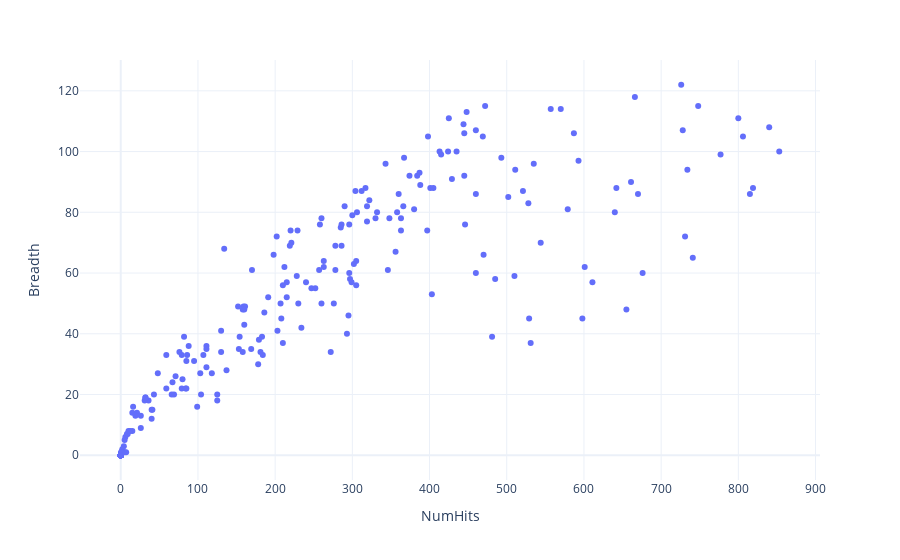

Notebook code for this chart:
### Markdown cell above
## Correlation with Number of Enriched Peptides

### Code cell
px.scatter(
    av_frame, x = 'NumHits', y = "Breadth"
)

### Figure 1 — Plotly figure (JSON) as saved in the notebook; plotly's stock layout.template omitted (floating-point values rounded to 4 significant figures; data arrays with more than 128 entries replaced by an {"elided": "..."} marker saying what was removed)
{"data": [{"hovertemplate": "NumHits=%{x}<br>Breadth=%{y}<extra></extra>", "legendgroup": "", "marker": {"color": "#636efa", "symbol": "circle"}, "mode": "markers", "name": "", "orientation": "v", "showlegend": false, "type": "scatter", "x": {"elided": "287 int values"}, "xaxis": "x", "y": {"elided": "287 int values"}, "yaxis": "y"}], "layout": {"legend": {"tracegroupgap": 0}, "margin": {"t": 60}, "xaxis": {"anchor": "y", "domain": [0, 1], "title": {"text": "NumHits"}}, "yaxis": {"anchor": "x", "domain": [0, 1], "title": {"text": "Breadth"}}}}
